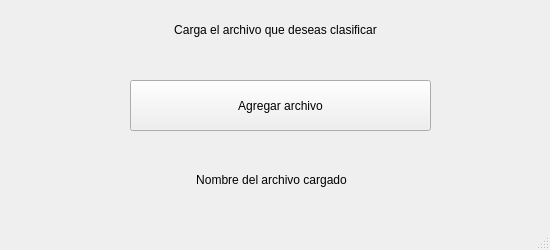
<?xml version="1.0" encoding="UTF-8"?>
<ui version="4.0">
 <class>MainWindow</class>
 <widget class="QMainWindow" name="MainWindow">
  <property name="geometry">
   <rect>
    <x>0</x>
    <y>0</y>
    <width>550</width>
    <height>250</height>
   </rect>
  </property>
  <property name="windowTitle">
   <string>MainWindow</string>
  </property>
  <widget class="QWidget" name="centralwidget">
   <widget class="QLabel" name="load_label">
    <property name="geometry">
     <rect>
      <x>20</x>
      <y>20</y>
      <width>511</width>
      <height>20</height>
     </rect>
    </property>
    <property name="text">
     <string>Carga el archivo que deseas clasificar</string>
    </property>
    <property name="alignment">
     <set>Qt::AlignCenter</set>
    </property>
   </widget>
   <widget class="QPushButton" name="load_file_button">
    <property name="geometry">
     <rect>
      <x>130</x>
      <y>80</y>
      <width>301</width>
      <height>51</height>
     </rect>
    </property>
    <property name="text">
     <string>Agregar archivo</string>
    </property>
   </widget>
   <widget class="QLabel" name="file_name_label">
    <property name="geometry">
     <rect>
      <x>16</x>
      <y>170</y>
      <width>511</width>
      <height>20</height>
     </rect>
    </property>
    <property name="text">
     <string>Nombre del archivo cargado</string>
    </property>
    <property name="alignment">
     <set>Qt::AlignCenter</set>
    </property>
   </widget>
  </widget>
  <widget class="QMenuBar" name="menubar">
   <property name="geometry">
    <rect>
     <x>0</x>
     <y>0</y>
     <width>550</width>
     <height>25</height>
    </rect>
   </property>
  </widget>
  <widget class="QStatusBar" name="statusbar"/>
 </widget>
 <resources/>
 <connections/>
</ui>
